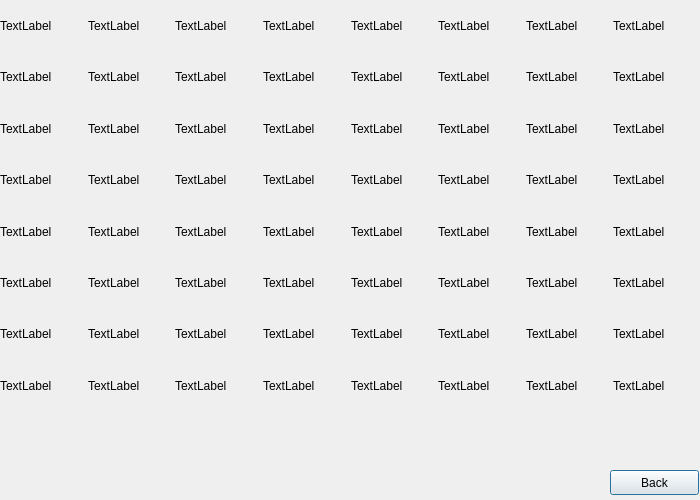
<?xml version="1.0" encoding="UTF-8"?>
<ui version="4.0">
 <class>lgamewindow</class>
 <widget class="QDialog" name="lgamewindow">
  <property name="geometry">
   <rect>
    <x>0</x>
    <y>0</y>
    <width>700</width>
    <height>500</height>
   </rect>
  </property>
  <property name="windowTitle">
   <string>Losing Draughts</string>
  </property>
  <widget class="QWidget" name="layoutWidget">
   <property name="geometry">
    <rect>
     <x>0</x>
     <y>0</y>
     <width>701</width>
     <height>411</height>
    </rect>
   </property>
   <layout class="QVBoxLayout" name="verticalLayout">
    <property name="spacing">
     <number>0</number>
    </property>
    <item>
     <layout class="QHBoxLayout" name="horizontalLayout">
      <item>
       <widget class="QLabel" name="label11">
        <property name="enabled">
         <bool>true</bool>
        </property>
        <property name="text">
         <string>TextLabel</string>
        </property>
       </widget>
      </item>
      <item>
       <widget class="QLabel" name="label12">
        <property name="text">
         <string>TextLabel</string>
        </property>
       </widget>
      </item>
      <item>
       <widget class="QLabel" name="label13">
        <property name="text">
         <string>TextLabel</string>
        </property>
       </widget>
      </item>
      <item>
       <widget class="QLabel" name="label14">
        <property name="text">
         <string>TextLabel</string>
        </property>
       </widget>
      </item>
      <item>
       <widget class="QLabel" name="label15">
        <property name="text">
         <string>TextLabel</string>
        </property>
       </widget>
      </item>
      <item>
       <widget class="QLabel" name="label16">
        <property name="text">
         <string>TextLabel</string>
        </property>
       </widget>
      </item>
      <item>
       <widget class="QLabel" name="label17">
        <property name="text">
         <string>TextLabel</string>
        </property>
       </widget>
      </item>
      <item>
       <widget class="QLabel" name="label18">
        <property name="text">
         <string>TextLabel</string>
        </property>
       </widget>
      </item>
     </layout>
    </item>
    <item>
     <layout class="QHBoxLayout" name="horizontalLayout_2">
      <item>
       <widget class="QLabel" name="label21">
        <property name="text">
         <string>TextLabel</string>
        </property>
       </widget>
      </item>
      <item>
       <widget class="QLabel" name="label22">
        <property name="text">
         <string>TextLabel</string>
        </property>
       </widget>
      </item>
      <item>
       <widget class="QLabel" name="label23">
        <property name="text">
         <string>TextLabel</string>
        </property>
       </widget>
      </item>
      <item>
       <widget class="QLabel" name="label24">
        <property name="text">
         <string>TextLabel</string>
        </property>
       </widget>
      </item>
      <item>
       <widget class="QLabel" name="label25">
        <property name="text">
         <string>TextLabel</string>
        </property>
       </widget>
      </item>
      <item>
       <widget class="QLabel" name="label26">
        <property name="text">
         <string>TextLabel</string>
        </property>
       </widget>
      </item>
      <item>
       <widget class="QLabel" name="label27">
        <property name="text">
         <string>TextLabel</string>
        </property>
       </widget>
      </item>
      <item>
       <widget class="QLabel" name="label28">
        <property name="text">
         <string>TextLabel</string>
        </property>
       </widget>
      </item>
     </layout>
    </item>
    <item>
     <layout class="QHBoxLayout" name="horizontalLayout_3">
      <item>
       <widget class="QLabel" name="label31">
        <property name="text">
         <string>TextLabel</string>
        </property>
       </widget>
      </item>
      <item>
       <widget class="QLabel" name="label32">
        <property name="text">
         <string>TextLabel</string>
        </property>
       </widget>
      </item>
      <item>
       <widget class="QLabel" name="label33">
        <property name="text">
         <string>TextLabel</string>
        </property>
       </widget>
      </item>
      <item>
       <widget class="QLabel" name="label34">
        <property name="text">
         <string>TextLabel</string>
        </property>
       </widget>
      </item>
      <item>
       <widget class="QLabel" name="label35">
        <property name="text">
         <string>TextLabel</string>
        </property>
       </widget>
      </item>
      <item>
       <widget class="QLabel" name="label36">
        <property name="text">
         <string>TextLabel</string>
        </property>
       </widget>
      </item>
      <item>
       <widget class="QLabel" name="label37">
        <property name="text">
         <string>TextLabel</string>
        </property>
       </widget>
      </item>
      <item>
       <widget class="QLabel" name="label38">
        <property name="text">
         <string>TextLabel</string>
        </property>
       </widget>
      </item>
     </layout>
    </item>
    <item>
     <layout class="QHBoxLayout" name="horizontalLayout_4">
      <item>
       <widget class="QLabel" name="label41">
        <property name="text">
         <string>TextLabel</string>
        </property>
       </widget>
      </item>
      <item>
       <widget class="QLabel" name="label42">
        <property name="text">
         <string>TextLabel</string>
        </property>
       </widget>
      </item>
      <item>
       <widget class="QLabel" name="label43">
        <property name="text">
         <string>TextLabel</string>
        </property>
       </widget>
      </item>
      <item>
       <widget class="QLabel" name="label44">
        <property name="text">
         <string>TextLabel</string>
        </property>
       </widget>
      </item>
      <item>
       <widget class="QLabel" name="label45">
        <property name="text">
         <string>TextLabel</string>
        </property>
       </widget>
      </item>
      <item>
       <widget class="QLabel" name="label46">
        <property name="text">
         <string>TextLabel</string>
        </property>
       </widget>
      </item>
      <item>
       <widget class="QLabel" name="label47">
        <property name="text">
         <string>TextLabel</string>
        </property>
       </widget>
      </item>
      <item>
       <widget class="QLabel" name="label48">
        <property name="text">
         <string>TextLabel</string>
        </property>
       </widget>
      </item>
     </layout>
    </item>
    <item>
     <layout class="QHBoxLayout" name="horizontalLayout_5">
      <item>
       <widget class="QLabel" name="label51">
        <property name="text">
         <string>TextLabel</string>
        </property>
       </widget>
      </item>
      <item>
       <widget class="QLabel" name="label52">
        <property name="text">
         <string>TextLabel</string>
        </property>
       </widget>
      </item>
      <item>
       <widget class="QLabel" name="label53">
        <property name="text">
         <string>TextLabel</string>
        </property>
       </widget>
      </item>
      <item>
       <widget class="QLabel" name="label54">
        <property name="text">
         <string>TextLabel</string>
        </property>
       </widget>
      </item>
      <item>
       <widget class="QLabel" name="label55">
        <property name="text">
         <string>TextLabel</string>
        </property>
       </widget>
      </item>
      <item>
       <widget class="QLabel" name="label56">
        <property name="text">
         <string>TextLabel</string>
        </property>
       </widget>
      </item>
      <item>
       <widget class="QLabel" name="label57">
        <property name="text">
         <string>TextLabel</string>
        </property>
       </widget>
      </item>
      <item>
       <widget class="QLabel" name="label58">
        <property name="text">
         <string>TextLabel</string>
        </property>
       </widget>
      </item>
     </layout>
    </item>
    <item>
     <layout class="QHBoxLayout" name="horizontalLayout_6">
      <item>
       <widget class="QLabel" name="label61">
        <property name="text">
         <string>TextLabel</string>
        </property>
       </widget>
      </item>
      <item>
       <widget class="QLabel" name="label62">
        <property name="text">
         <string>TextLabel</string>
        </property>
       </widget>
      </item>
      <item>
       <widget class="QLabel" name="label63">
        <property name="text">
         <string>TextLabel</string>
        </property>
       </widget>
      </item>
      <item>
       <widget class="QLabel" name="label64">
        <property name="text">
         <string>TextLabel</string>
        </property>
       </widget>
      </item>
      <item>
       <widget class="QLabel" name="label65">
        <property name="text">
         <string>TextLabel</string>
        </property>
       </widget>
      </item>
      <item>
       <widget class="QLabel" name="label66">
        <property name="text">
         <string>TextLabel</string>
        </property>
       </widget>
      </item>
      <item>
       <widget class="QLabel" name="label67">
        <property name="text">
         <string>TextLabel</string>
        </property>
       </widget>
      </item>
      <item>
       <widget class="QLabel" name="label68">
        <property name="text">
         <string>TextLabel</string>
        </property>
       </widget>
      </item>
     </layout>
    </item>
    <item>
     <layout class="QHBoxLayout" name="horizontalLayout_7">
      <item>
       <widget class="QLabel" name="label71">
        <property name="text">
         <string>TextLabel</string>
        </property>
       </widget>
      </item>
      <item>
       <widget class="QLabel" name="label72">
        <property name="text">
         <string>TextLabel</string>
        </property>
       </widget>
      </item>
      <item>
       <widget class="QLabel" name="label73">
        <property name="text">
         <string>TextLabel</string>
        </property>
       </widget>
      </item>
      <item>
       <widget class="QLabel" name="label74">
        <property name="text">
         <string>TextLabel</string>
        </property>
       </widget>
      </item>
      <item>
       <widget class="QLabel" name="label75">
        <property name="text">
         <string>TextLabel</string>
        </property>
       </widget>
      </item>
      <item>
       <widget class="QLabel" name="label76">
        <property name="text">
         <string>TextLabel</string>
        </property>
       </widget>
      </item>
      <item>
       <widget class="QLabel" name="label77">
        <property name="text">
         <string>TextLabel</string>
        </property>
       </widget>
      </item>
      <item>
       <widget class="QLabel" name="label78">
        <property name="text">
         <string>TextLabel</string>
        </property>
       </widget>
      </item>
     </layout>
    </item>
    <item>
     <layout class="QHBoxLayout" name="horizontalLayout_8">
      <item>
       <widget class="QLabel" name="label81">
        <property name="text">
         <string>TextLabel</string>
        </property>
       </widget>
      </item>
      <item>
       <widget class="QLabel" name="label82">
        <property name="text">
         <string>TextLabel</string>
        </property>
       </widget>
      </item>
      <item>
       <widget class="QLabel" name="label83">
        <property name="text">
         <string>TextLabel</string>
        </property>
       </widget>
      </item>
      <item>
       <widget class="QLabel" name="label84">
        <property name="text">
         <string>TextLabel</string>
        </property>
       </widget>
      </item>
      <item>
       <widget class="QLabel" name="label85">
        <property name="text">
         <string>TextLabel</string>
        </property>
       </widget>
      </item>
      <item>
       <widget class="QLabel" name="label86">
        <property name="text">
         <string>TextLabel</string>
        </property>
       </widget>
      </item>
      <item>
       <widget class="QLabel" name="label87">
        <property name="text">
         <string>TextLabel</string>
        </property>
       </widget>
      </item>
      <item>
       <widget class="QLabel" name="label88">
        <property name="text">
         <string>TextLabel</string>
        </property>
       </widget>
      </item>
     </layout>
    </item>
   </layout>
  </widget>
  <widget class="QLabel" name="labelTurn">
   <property name="geometry">
    <rect>
     <x>90</x>
     <y>440</y>
     <width>231</width>
     <height>41</height>
    </rect>
   </property>
   <property name="text">
    <string/>
   </property>
  </widget>
  <widget class="QPushButton" name="pushButton">
   <property name="geometry">
    <rect>
     <x>610</x>
     <y>470</y>
     <width>89</width>
     <height>25</height>
    </rect>
   </property>
   <property name="text">
    <string>Back</string>
   </property>
  </widget>
 </widget>
 <resources/>
 <connections/>
</ui>
